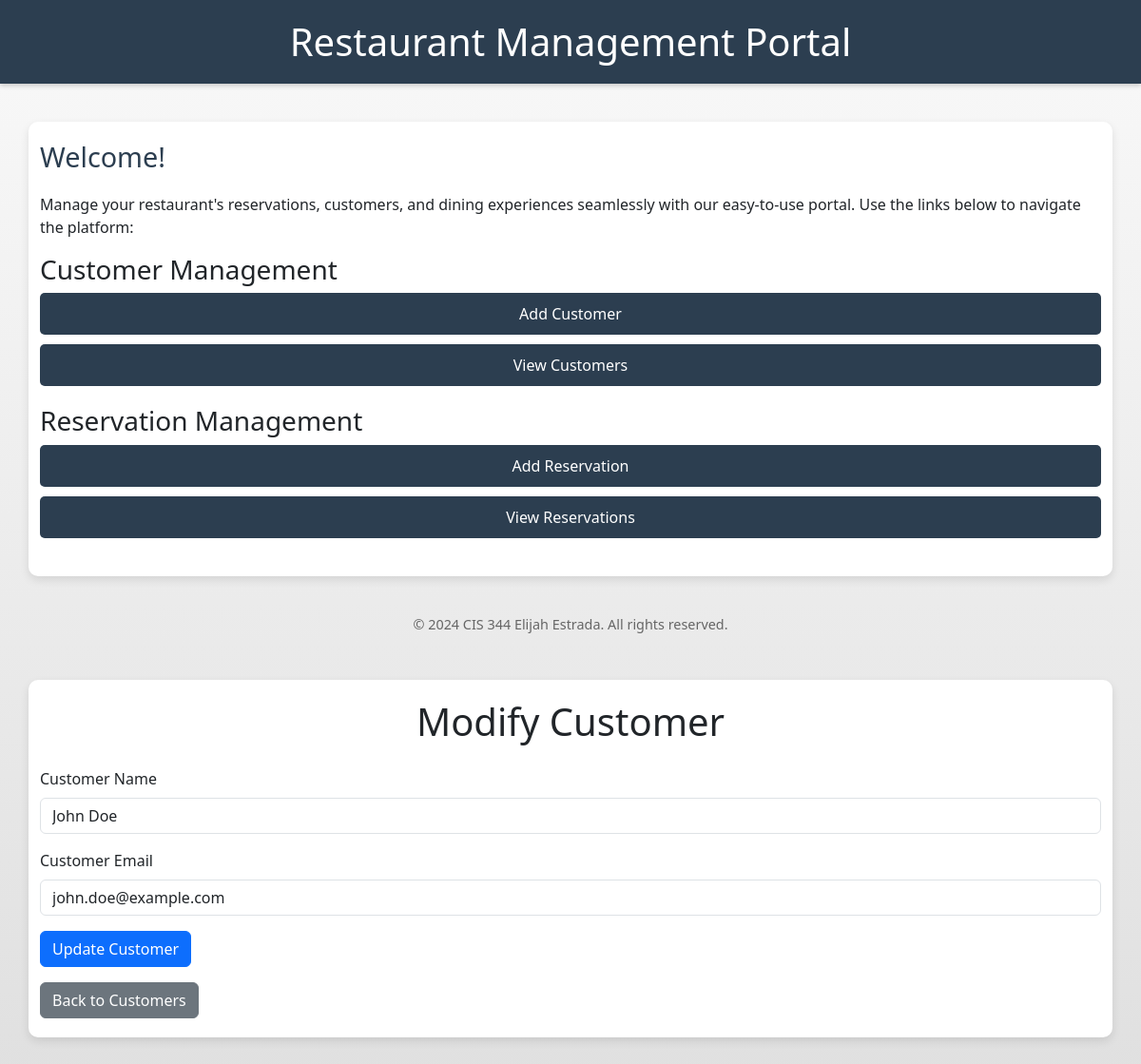
The page /templates/modifyCustomer.php?id=1 on the database as committed earlier.
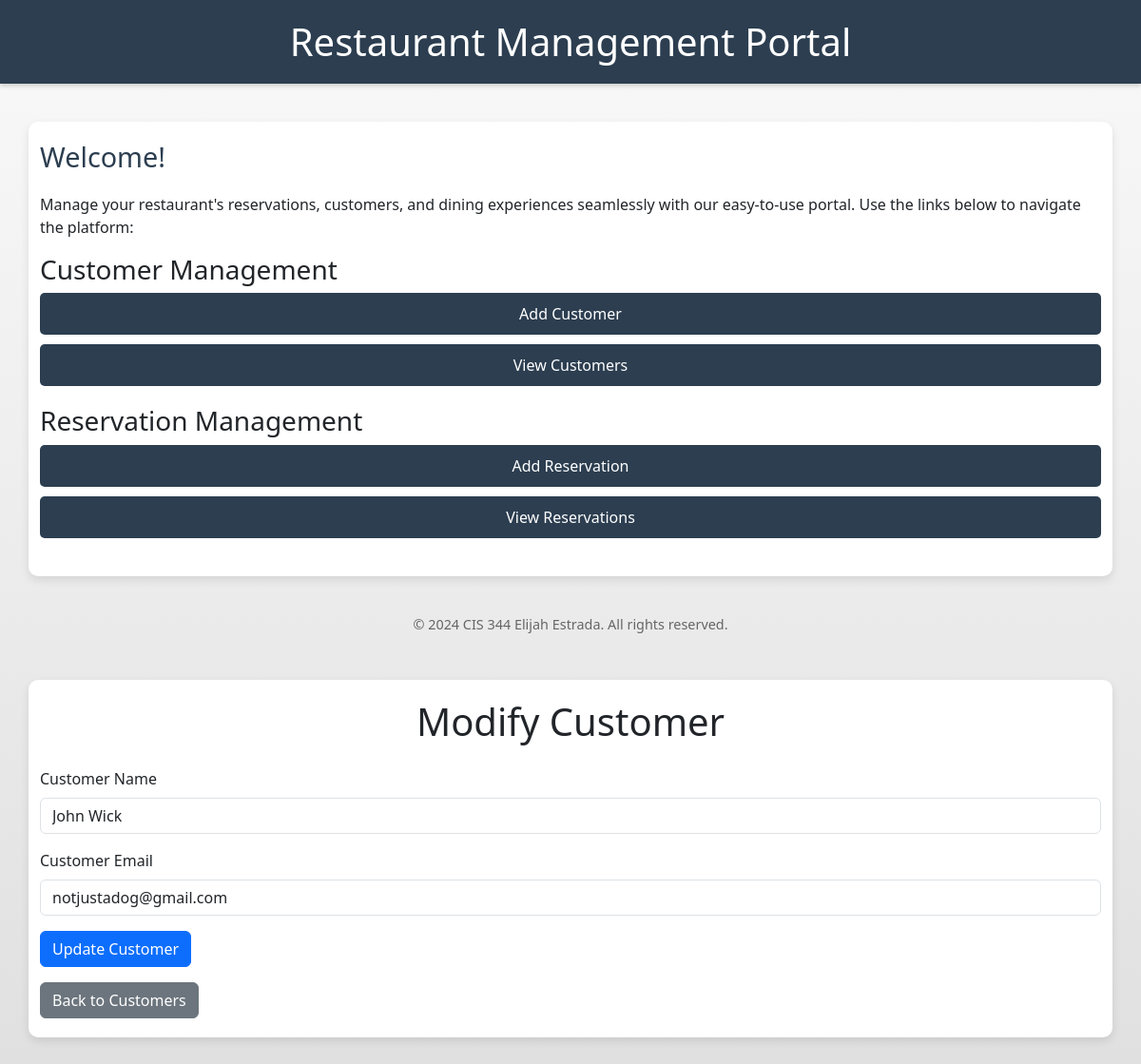
The same page on the database as committed later.
### tables this page shows
CREATE TABLE Customers (
    customerId INT NOT NULL UNIQUE AUTO_INCREMENT,
    customerName VARCHAR(45) NOT NULL,
    contactInfo VARCHAR(200),
    PRIMARY KEY (customerId)
);

### restaurantDatabase.php (called while the page is built, shortened)
<?php
class RestaurantDatabase {
    private $host = "localhost";
    private $port = "3306";
    private $database = "restaurant_reservations";
    private $user = "root";
    private $password = "";
    private $connection;
    private function connect() {
        $this->connection = new mysqli($this->host, $this->user, $this->password, $this->database, $this->port);
    }
     public function getCustomerById($customerId) {
        $stmt = $this->connection->prepare("SELECT * FROM Customers WHERE customerId = ?");
        $stmt->bind_param("i", $customerId);
        $stmt->execute();
        $result = $stmt->get_result();
        $customer = $result->fetch_assoc();
        return $customer;
    }
}
?>

### templates/modifyCustomer.php (the view, shortened to what this page needs)
<?php
require_once '../restaurantServer.php';
$customerId = $_GET['id'] ?? null;
if ($customerId) {
    $customer = $portal->getDb()->getCustomerById($customerId);
} else {
    die("Customer not found.");
}
?>
<!DOCTYPE html>
<html lang="en">
<head>
    <link href="https://cdn.jsdelivr.net/npm/bootstrap@5.3.0-alpha1/dist/css/bootstrap.min.css" rel="stylesheet">
</head>
<body>
    <div class="container mt-5">
        <h1 class="text-center mb-4">Modify Customer</h1>
        <form method="POST">
            <div class="mb-3">
                <label for="customer_name" class="form-label">Customer Name</label>
                <input type="text" class="form-control" id="customer_name" name="customer_name" value="<?= htmlspecialchars($customer['customerName']) ?>" required>
            </div>
            <div class="mb-3">
                <label for="contact_info" class="form-label">Customer Email</label>
                <input type="text" class="form-control" id="contact_info" name="contact_info" value="<?= htmlspecialchars($customer['contactInfo']) ?>" required>
            </div>
            <button type="submit" class="btn btn-primary">Update Customer</button>
        </form>
        <a href="viewCustomers.php" class="btn btn-secondary mt-3">Back to Customers</a>
    </div>
</body>
</html>

Rows that differ between the two databases and show on the page:
changed customers: customer_name "John Doe" → "John Wick"; contact_info "john.doe@example.com" → "notjustadog@gmail.com"
